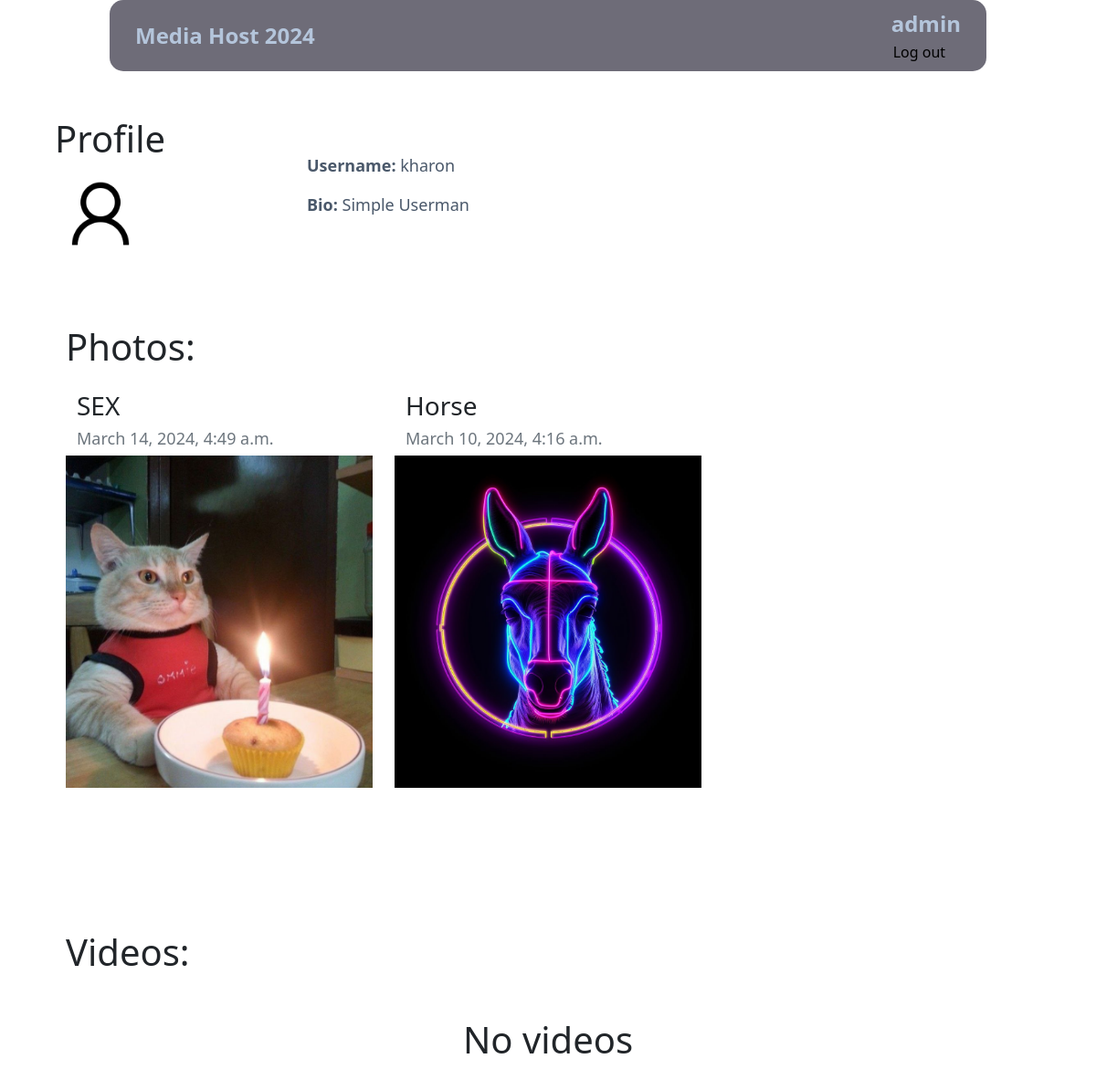
The page /profile/kharon (signed in) on the database its author committed.
### main/models.py (models this page shows, shortened)
class Profile(models.Model):
    user = models.OneToOneField(User, null=True, on_delete=models.CASCADE)
    bio = models.TextField(null=True, blank=True)
    profile_pic = models.ImageField(null=True, blank=True, upload_to="images/profile/")
    def __str__(self):
        return str(self.user)

class Photo(models.Model):
    title = models.CharField(max_length=30)
    created_by = models.ForeignKey(get_user_model(), on_delete=models.PROTECT)
    album = models.ForeignKey(Album, null=True, on_delete=models.CASCADE)
    created_at = models.DateTimeField(auto_now_add=True)
    image = models.ImageField()
    class Meta:
        verbose_name = 'Photo'
        verbose_name_plural = 'Photos'

### main/views.py (the view)
# urls.py: path('profile/<username>', ProfileView.as_view(), name='profile'),
class ProfileView(TemplateView):
    model = Profile
    template_name = 'profile.html'
    def get_context_data(self, **kwargs):
        context = super().get_context_data(**kwargs)
        username = self.kwargs.get("username")
        uid = get_object_or_404(User, username=username)
        page_user = get_object_or_404(Profile, id=uid.id)
        context['page_user'] = page_user
        context['photos'] = Photo.objects.all().filter(created_by=uid).order_by("-created_at")
        context['videos'] = Video.objects.all().filter(created_by=uid).order_by("-created_at")
        return context

### main/templates/profile.html (shortened to what this page needs)
{% extends 'layout.html' %}
{% load static %}
{% block content %}
<br>
<div class="row mt-5 mb-5">
    <div class="col-3 mt-2">
        <h1>Profile</h1>
        <div class="card-body">
        {% if user.profile.profile_pic %}
          <img src="{{ profile.profile_pic.url }}" height=100 width=100><br><br>
        {% else %}
          <img src="{% static 'images\user.png' %}" height=100 width=100><br><br>
        {% endif %}
        </div>
    </div>
    <div class="col-6 mt-5">
        <p><strong>Username:</strong> {{ page_user }}</p>
        <p><strong>Bio:</strong> {{ page_user.bio }}</p><br><br>
    </div>
</div>
<div class="container my-10">
    <h1>Photos:</h1>
    <div class="row my-2">
    {% for n in photos %}
        <div class="col-md-4 my-3">
            <div class="container">
                <h3>{{ n.title }}</h3>
                <h5 class="text-secondary">{{ n.created_at }}</h5>
            </div>
            <img style="width: 100%; height: 70%; object-fit: cover;"  src="{{ n.image.url }}">
        </div>
    {% endfor %}
    </div>
</div>
<br>
<br>
<div class="container my-10">
    <h1>Videos:</h1>
    {% if videos %}
    <div class="row my-2">
        {% if request.user.id == page_user.id %}
        <div class="col-md-4 my-3 mt-5 text-center">
            <h4>Add video</h4>
            <a href="{% url 'upload_video' %}">
                <img style="width: 70%;"  src="{% static 'images\add_photo.png' %}">
            </a>
        </div>
        {% endif %}
    {% for x in videos %}
        <div class="col-md-4 my-3">
            <div class="container">
                <h3>{{ x.caption }}</h3>
                <h5 class="text-secondary">{{ x.album }}</h5>
                <h5 class="text-secondary">{{ x.created_at }}</h5>
            </div>
            <video class="embed-responsive embed-responsive-4by3" style="width: 100%; height: 70%; object-fit: cover;" controls="controls">
                <source src="{{ x.video.url }}" type="video/mp4" />
            </video>
        </div>
    {% endfor %}
    </div>
    {% else %}
        <h1 class="text-center my-5">No videos</h1>
    {% endif %}
</div>
{% endblock %}

### main/templates/layout.html (shortened to what this page needs)
<!doctype html>
{% load static %}
<html lang="en">
<head>
    <link rel="stylesheet" href="https://cdn.jsdelivr.net/npm/bootstrap@5.3.2/dist/css/bootstrap.min.css">
    <link rel="stylesheet" href="https://cdnjs.cloudflare.com/ajax/libs/font-awesome/6.5.1/css/all.min.css" />
    <link rel="stylesheet" href="{% static 'css/styles.css' %}" />
</head>
<body class="p-5">
<div class="navbar fixed-top navbar-light bg-nav py-2 px-4">
    <a class='a_title p-1' href="{% url 'homepage' %}">Media Host 2024</a>
    {% if request.user.is_authenticated %}
        <span>
            <a class='a_title p-1' href="../profile/{{ request.user.username }}">
                {{ request.user.username }}
            </a>
            <form id="logout-form" action="{% url 'logout' %}" method="POST">
                <button class='logout' type="submit">Log out</button>
            </form>
        </span>
    {% endif %}
</div>
<div class="container">
    {% block content %}
    {% endblock %}
</div>
</body>
</html>

### main/static/css/styles.css (style rules this page uses)
p { color: #4A586A; font-size: 18px; }
a { text-decoration: none; font-weight: 400; }
h5 { font-size: 18px; }
.bg-nav { background-color: #6E6C78; border-radius: 15px; margin: 0 10%; }
.a_title { color: #B4C5DB; font-size: 24px; font-weight: 700; }
.logout { background-color: transparent; outline: none; border: none; }

### rows shown on the page
Profile: user.username "kharon", bio "Simple Userman"
Photo: title "SEX", created_at "March 14, 2024, 4:49 a.m.", image (picture)
Photo: title "Horse", created_at "March 10, 2024, 4:16 a.m.", image (picture)

### other values the page prints
{{ request.user.username }} "admin"
